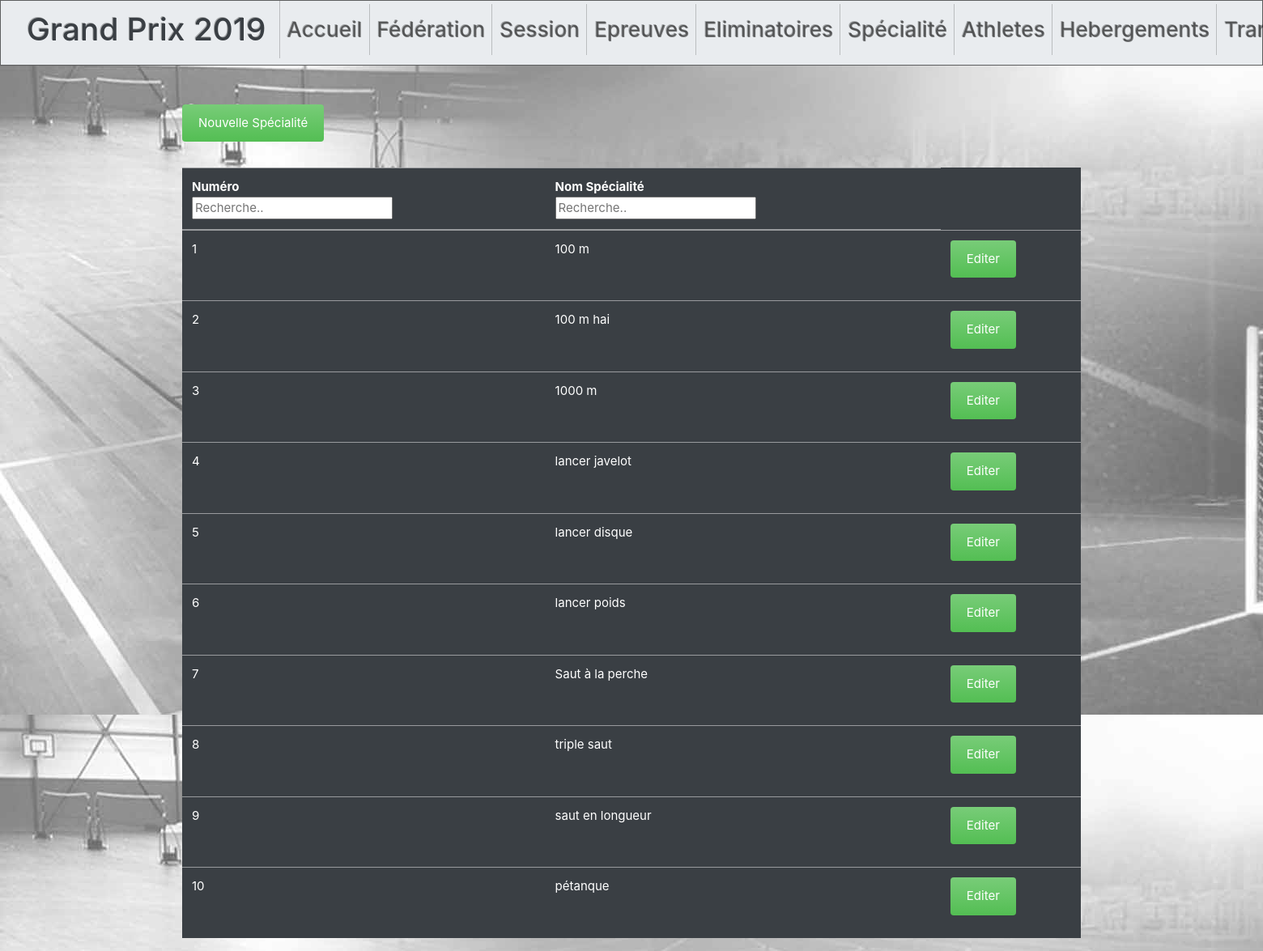
The page /specialite.php on the database its author committed.
### tables this page shows
CREATE TABLE `specialite` (
  `ID_SPECIALITE` int(11) NOT NULL,
  `NOM_SPECIALITE` varchar(30) NOT NULL
);

### ConnSpec.php (called while the page is built, shortened)
<?php
function specialite() {
try {
    $conn=conn();
    $stmt = $conn->prepare("SELECT * FROM specialite");
    $stmt->execute();
    $specialite = $stmt->fetchAll();
    return $specialite;
}
    catch(PDOException $e) {
        echo "Error: " . $e->getMessage();
    }
}
?>

### specialite.php (the view, shortened to what this page needs)
<!DOCTYPE html>
<?php
require_once "ConnSpec.php";
$specialite = specialite();
?>
<html>
<head>
</head>
<header>
    <?php include "index.php";
    ?>
    </header>
    <body>
<form action = "NewSpec.php" method = "get">
 <input class="alert btn-success" type = "submit" name = "Nouvelle spec" value = "Nouvelle Spécialité">
 </form>
<table id="myTable" class="table table-primary">
  <thead>
    <tr>
      <th scope="col">Numéro<br><input type="text" id="input_col0" onkeyup="myFunction0()" placeholder="Recherche.."></th>
      <th scope="col">Nom Spécialité<br><input type="text" id="input_col1" onkeyup="myFunction1()" placeholder="Recherche.."></th>
      <th scope="col"></th>
    </tr>
  <tbody>
  <?php
    for($i=0; $i<sizeof($specialite); $i++){
?>
    <tr>
    <td><?php echo $specialite[$i]['ID_SPECIALITE'];?></td>
    <td><?php echo $specialite[$i]['NOM_SPECIALITE'];?></td>
    <td><?php echo '<td> <button type="button" class="alert btn-success"
          onclick="javascript:location.href=\'OptionSpec.php?ID_SPECIALITE='.$specialite[$i]["ID_SPECIALITE"].
          '&NOM_SPECIALITE='.$specialite[$i]["NOM_SPECIALITE"].
          '\' " >Editer</button> </td>';
 ?></td>
</tr>
<?php
}
?></thead>
</table></h1>
</body>
</html>

### rows shown on the page
specialite: ID_SPECIALITE "1", NOM_SPECIALITE "100 m"
specialite: ID_SPECIALITE "2", NOM_SPECIALITE "100 m hai"
specialite: ID_SPECIALITE "3", NOM_SPECIALITE "1000 m"
specialite: ID_SPECIALITE "4", NOM_SPECIALITE "lancer javelot"
specialite: ID_SPECIALITE "5", NOM_SPECIALITE "lancer disque"
specialite: ID_SPECIALITE "6", NOM_SPECIALITE "lancer poids"
specialite: ID_SPECIALITE "7", NOM_SPECIALITE "Saut à la perche"
specialite: ID_SPECIALITE "8", NOM_SPECIALITE "triple saut"
specialite: ID_SPECIALITE "9", NOM_SPECIALITE "saut en longueur"
specialite: ID_SPECIALITE "10", NOM_SPECIALITE "pétanque"
